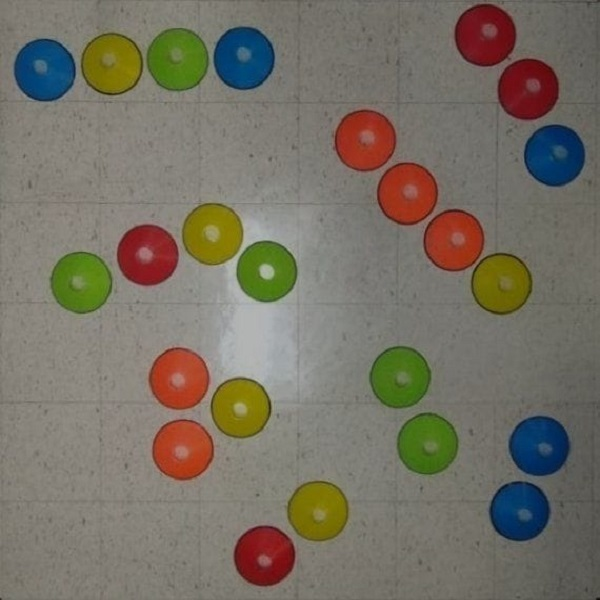
#> input picture Caso_2/Caso2a.jpeg, 600 x 600 px, found by its file name
$ python 1-gen_map_image2map_a.py
#> lines starting #> are read from the running program, lines starting #| are printed output that depends on the picture; after the words box and inside, x2 and y2 are one past the last pixel; in counts of white or black regions, pixels touching at a corner belong together
import cv2
import csv
import matplotlib.pyplot as plt
import numpy as np
# Parámetros de umbral y radio mínimo

umbral = 90
radio_minimo = 27
radio_maximo = 80
param=-900.1
rad_robot=30
imagen = "Caso_2\Caso2a.jpeg"

def enhance_contrast(image):
    # Convertir la imagen a escala de grises
    gray = cv2.cvtColor(image, cv2.COLOR_BGR2GRAY)

    # Aplicar la ecualización de histograma adaptativo
    clahe = cv2.createCLAHE(clipLimit=2.0, tileGridSize=(5, 5))
    equalized = clahe.apply(gray)

    return equalized

def detect_edges(image, umbral):
    # Aplicar umbral adaptativo para obtener una imagen binaria
    _, binary = cv2.threshold(image, umbral, 255, cv2.THRESH_BINARY_INV)

    # Encontrar contornos en la imagen binaria
    contours, _ = cv2.findContours(binary, cv2.RETR_EXTERNAL, cv2.CHAIN_APPROX_SIMPLE)

    # Crear una imagen en blanco para mostrar los bordes de los objetos detectados
    edges = cv2.cvtColor(binary, cv2.COLOR_GRAY2BGR)

    # Lista para almacenar los datos de los círculos
    circle_data = []

    # Iterar sobre los contornos encontrados
    for contour in contours:
        # Obtener el centro y el radio del círculo mínimo que encierra el contorno
        (x, y), radius = cv2.minEnclosingCircle(contour)
        center = (int(x), int(y))
        radius = int(radius)

        # Verificar el radio mínimo
        if (radius >= radio_minimo) and (radius < radio_maximo):
            # Dibujar el círculo en la imagen de salida
            cv2.circle(output, center, radius, (0, 255, 0), 2)

            # Dibujar los bordes del objeto en la imagen de bordes
            cv2.drawContours(edges, [contour], 0, (0, 255, 0), 2)
            # Guardar los datos del círculo en la lista
            circle_data.append([x, y, radius+((rad_robot)*scale_factor)])

    return edges, circle_data


# Cargar la imagen
#image = cv2.imread(imagen)
# Cargar la imagen sin invertir el eje Y
image_original = cv2.imread(imagen)
#> image_original is the input picture: shape (600, 600, 3); mean B, G, R 100.5, 113, 118.7
image = cv2.flip(image_original, 0)
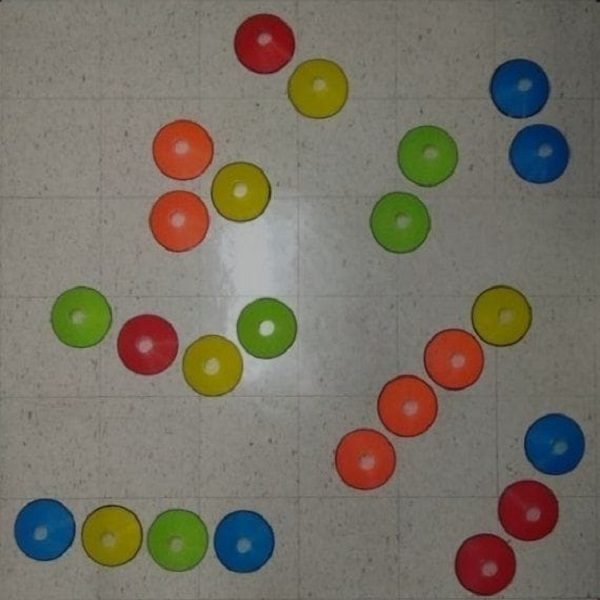
#> image: shape (600, 600, 3); mean B, G, R 100.5, 113, 118.7

# Ajustar el tamaño de la imagen para una visualización adecuada
height, width = image.shape[:2]
#> height = 600; width = 600
print(height, width)
#| 600 600
if height > 600 or width > 600:
    scale_factor = max(600 / height, 600 / width)
    image = cv2.resize(image, None, fx=scale_factor, fy=scale_factor, interpolation=cv2.INTER_AREA)
else:
    scale_factor = max(600 / height, 600 / width)
#> scale_factor = 1
# Mejorar el contraste de la imagen en color utilizando la corrección gamma
gamma = 1.5  # Ajusta este valor según tus necesidades
gray = enhance_contrast(image)
#> in enhance_contrast, `gray = cv2.cvtColor(image, cv2.COLOR_BGR2GRAY)`:
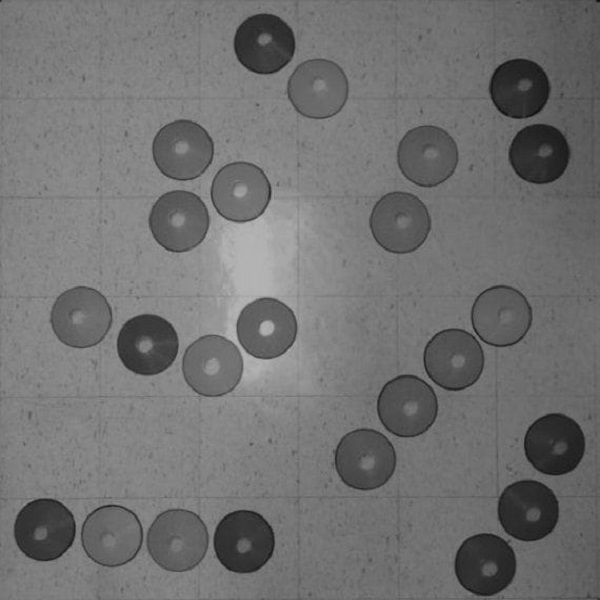
#> gray: shape (600, 600); min 13, max 184, mean 113.2
#> in enhance_contrast, `equalized = clahe.apply(gray)`:
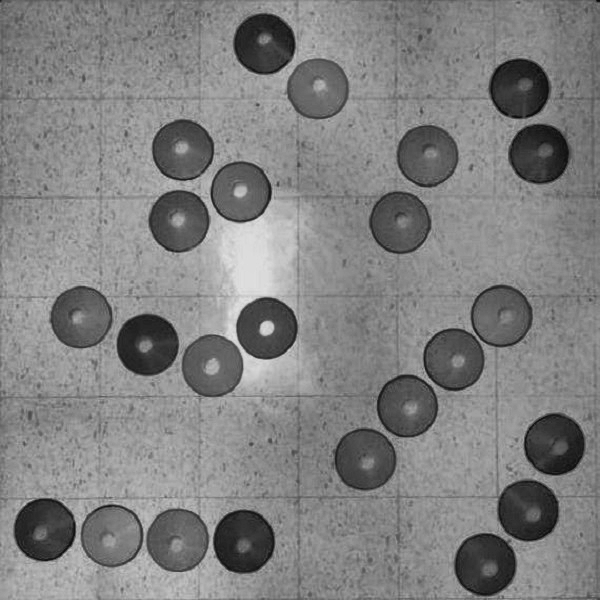
#> equalized: shape (600, 600); min 7, max 224, mean 129

# Convertir la imagen a escala de grises
##gray = cv2.cvtColor(enhanced_image, cv2.COLOR_BGR2GRAY)

# Aplicar umbral adaptativo para obtener una imagen binaria
_, binary = cv2.threshold(gray, umbral, 255, cv2.THRESH_BINARY_INV)
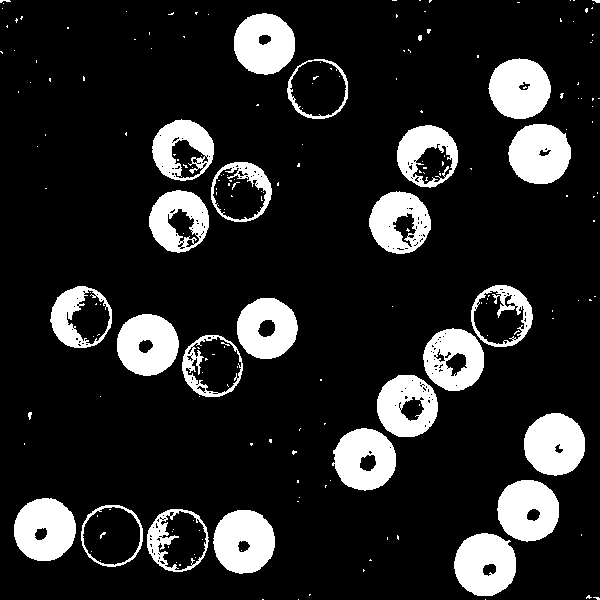
#> binary: shape (600, 600); 15.1% white; 199 white regions (172 under 20 px)

# Encontrar contornos en la imagen binaria
contours, _ = cv2.findContours(binary, cv2.RETR_EXTERNAL, cv2.CHAIN_APPROX_SIMPLE)
#> contours = 124 contours, 100 with area under 20; largest, box (x1, y1, x2, y2) and area: (213, 510, 275, 574) 3024, (454, 533, 516, 596) 3002, (14, 498, 76, 561) 2990, (147, 509, 209, 572) 2978, (81, 505, 143, 567) 2974

# Crear una copia de la imagen original para dibujar los círculos
output = image.copy()

# Crear una imagen en blanco para mostrar los bordes de los objetos detectados
edges = cv2.cvtColor(binary, cv2.COLOR_GRAY2BGR)
#> edges: shape (600, 600, 3); 15.1% white; 199 white regions (172 under 20 px), largest, box (x1, y1, x2, y2) and area: (213, 510, 275, 574) 3019, (454, 533, 516, 596) 2979, (14, 498, 76, 561) 2969

# Lista para almacenar los datos de los círculos
circle_data = []

# Iterar sobre los contornos encontrados
for contour in contours:
    # Obtener el centro y el radio del círculo mínimo que encierra el contorno
    (x, y), radius = cv2.minEnclosingCircle(contour)
    center = (int(x), int(y))
    radius = int(radius)

    # Verificar el radio mínimo
    if (radius >= radio_minimo) and (radius < radio_maximo):
        # Dibujar el círculo en la imagen de salida
        cv2.circle(output, center, radius, (0, 255, 0), 2)

        # Dibujar los bordes del objeto en la imagen de bordes
        cv2.drawContours(edges, [contour], 0, (0, 255, 0), 2)
        # Guardar los datos del círculo en la lista
        circle_data.append([x, y, radius+(rad_robot*scale_factor)])
#> this loop made 124 passes
#> (contour, x, y, radius) on passes 3, 6, 7, 8, 9, 11, 16, 19, 25, 28: ([[262, 599], [263, 599]], 262.5, 599, 0), ([[309, 594], [309, 595], [310, 594]], 309.5, 594.5, 0), ([[363, 569], [363, 571], [364, 570]], 363, 570, 1), ([[370, 559], [369, 560], [371, 560]], 370, 560, 1), ([[387, 537], [387, 539]], 387, 538, 1), ([[581, 534], [581, 535]], 581, 534.5, 0), ([[297, 501], [298, 501]], 297.5, 501, 0), ([[325, 485], [325, 487], [325, 486], [326, 485]], 325.5, 486, 1), ([[24, 443], [24, 444]], 24, 443.5, 0), ([[300, 428], [299, 429], [299, 430], [299, 429]], 299.5, 429, 1)
#> (x, y, radius, center) on passes 5, 12, 13, 14, 15, 17: (588.5, 597.5, 2, (588, 597)), (486, 563.5, 32, (486, 563)), (243.4, 541.3, 32, (243, 541)), (177.9, 539.8, 31, (177, 539)), (111.5, 534.9, 31, (111, 534)), (43.95, 528.9, 31, (43, 528))
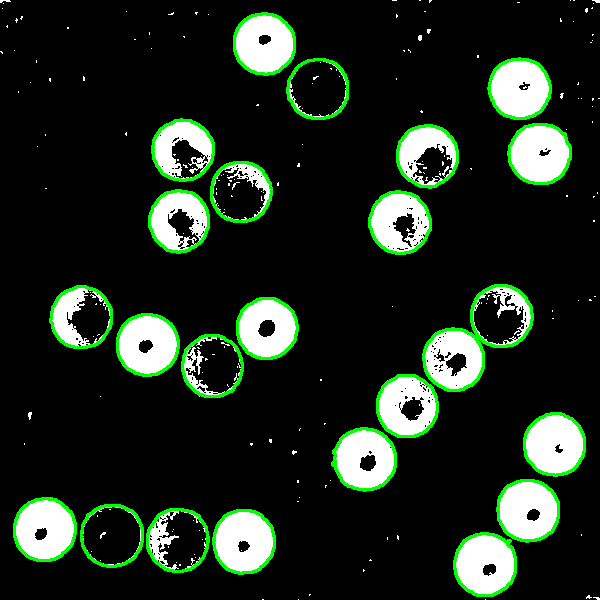
#> edges: shape (600, 600, 3); mean B, G, R 31.4, 42.7, 31.4
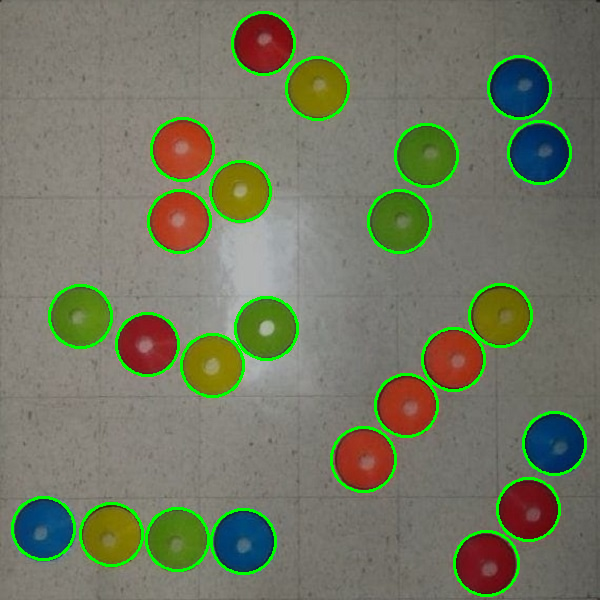
#> output: shape (600, 600, 3); 3.97% of pixels changed, all inside (x1, y1, x2, y2) = (11, 11, 587, 597)
#> after the loop, circle_data = 24 items, first 6: [486, 563.5, 62], [243.4, 541.3, 62], [177.9, 539.8, 61], [111.5, 534.9, 61], [43.95, 528.9, 61], [528.3, 509.6, 61]

# Mostrar la imagen original con los círculos
cv2.imshow("Detected Objects", output)

# Guardar los datos de los círculos en un archivo CSV
with open('Caso_2\circle_data.txt', 'w', newline='') as csvfile:
    writer = csv.writer(csvfile)
    writer.writerows(circle_data)  # Escribir los datos de los círculos

obsta_data=[]
for i in range (len(circle_data)):
    obsta_data.append(circle_data[i].append(param))
#> this loop made 24 passes
#> after the loop, obsta_data = 24 items
print("obsta-list=", obsta_data)
#| obsta-list= [None, None, None, None, None, None, None, None, None, None, None, None, None, None, None, None, None, None, None, None, None, None, None, None]

with open("Caso_2\obstaculos1.txt", "w") as file:
    for sublist in circle_data:
        line = "\t".join(str(element) for element in sublist)
        file.write(line + "\n")
#> this loop made 24 passes
#> sublist on passes 1 to 12: [486, 563.5, 62, -900.1], [243.4, 541.3, 62, -900.1], [177.9, 539.8, 61, -900.1], [111.5, 534.9, 61, -900.1], [43.95, 528.9, 61, -900.1], [528.3, 509.6, 61, -900.1], [363.6, 459.7, 62, -900.1], [554.4, 443.9, 61, -900.1], [406.4, 405.5, 61, -900.1], [212.3, 365.6, 61, -900.1], [453.1, 359.3, 61, -900.1], [147, 344.1, 61, -900.1]

# Mostrar la imagen de los bordes de los objetos detectados
cv2.imshow("Edges", edges)

cv2.waitKey(0)
cv2.destroyAllWindows()

$ run again, with Caso_2/Caso2b.jpeg copied over Caso_2/Caso2a.jpeg
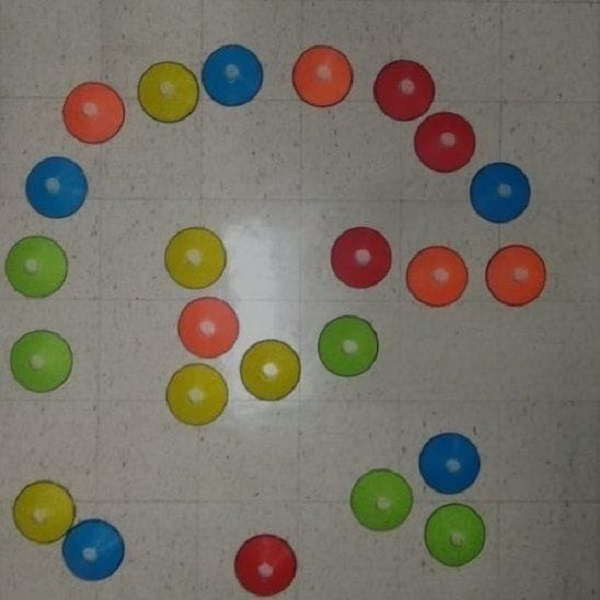
#> input picture Caso_2/Caso2b.jpeg, 600 x 600 px, found by its file name
#> image_original is the input picture: shape (600, 600, 3); mean B, G, R 101.5, 113, 117.5
#| 600 600
#> `_, binary = cv2.threshold(gray, umbral, 255, cv2.THRESH_BINARY_INV)`:
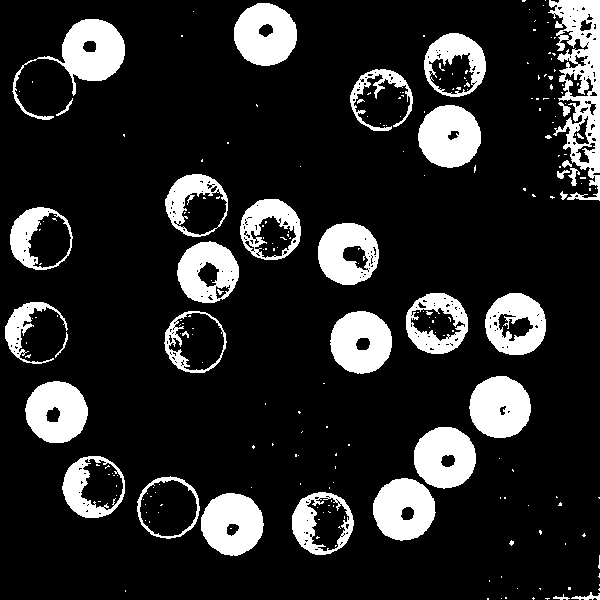
#> binary: shape (600, 600); 15.7% white; 235 white regions (198 under 20 px)
#> contours = 145 contours, 112 with area under 20; largest, box (x1, y1, x2, y2) and area: (548, 0, 600, 201) 5668, (12, 19, 125, 120) 3286, (10, 207, 73, 270) 3024, (234, 3, 297, 66) 3012, (424, 33, 486, 97) 3008
#> the loop `for contour in contours:` made 145 passes
#> (contour, x, y, radius) on passes 3, 4, 5, 8, 9, 10: ([[487, 598], [487, 599], [488, 599], [488, 598]], 487.5, 598.5, 0), ([[533, 597], [532, 598], [533, 599], [534, 598]], 533, 598, 1), ([[505, 597], [505, 598], [506, 598], [506, 597]], 505.5, 597.5, 0), ([[125, 590], [125, 591]], 125, 590.5, 0), ([[599, 588], [598, 589], [599, 590]], 599, 589, 1), ([[539, 588], [540, 589], [540, 588]], 539.5, 588.5, 0)
#> after the loop `for contour in contours:`:
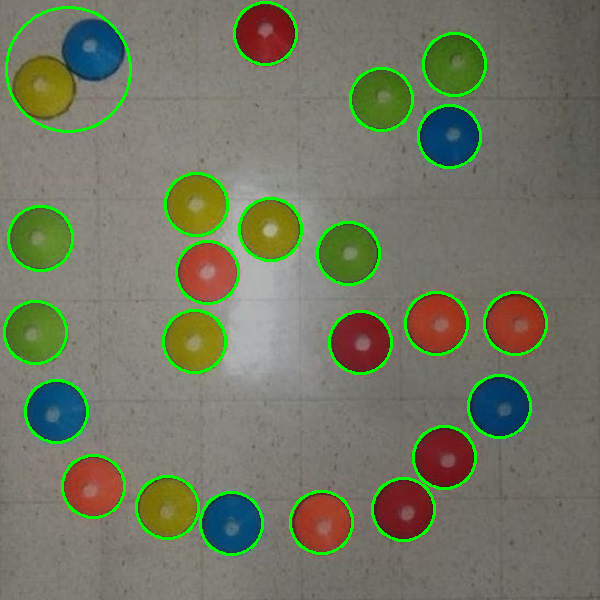
#> output: shape (600, 600, 3); mean B, G, R 98.3, 119.3, 113.4
#> after the loop `for contour in contours:`: circle_data = 23 items, first 6: [231.7, 523.8, 61], [321.9, 522.9, 61], [403.5, 509.4, 61], [167.9, 507.1, 61], [93.3, 486.6, 61], [444.4, 457.4, 61]
#> the loop `for i in range (len(circle_data)):` made 23 passes
#> after the loop `for i in range (len(circle_data)):`: obsta_data = 23 items
#| obsta-list= [None, None, None, None, None, None, None, None, None, None, None, None, None, None, None, None, None, None, None, None, None, None, None]
#> the loop `for sublist in circle_data:` made 23 passes
#> sublist on passes 1 to 8: [231.7, 523.8, 61, -900.1], [321.9, 522.9, 61, -900.1], [403.5, 509.4, 61, -900.1], [167.9, 507.1, 61, -900.1], [93.3, 486.6, 61, -900.1], [444.4, 457.4, 61, -900.1], [56.16, 411.6, 61, -900.1], [499.6, 406.8, 61, -900.1]
